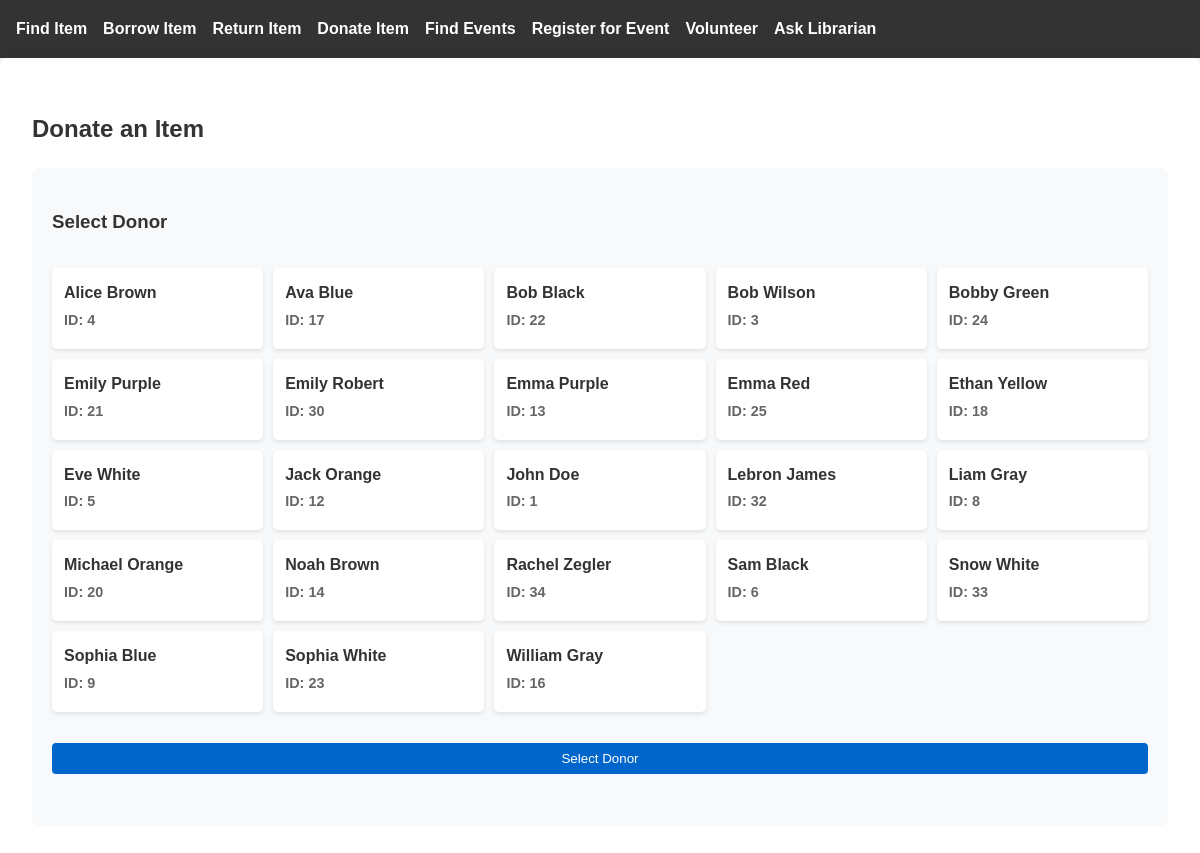
/donate-item, run on an earlier commit of the app's database.
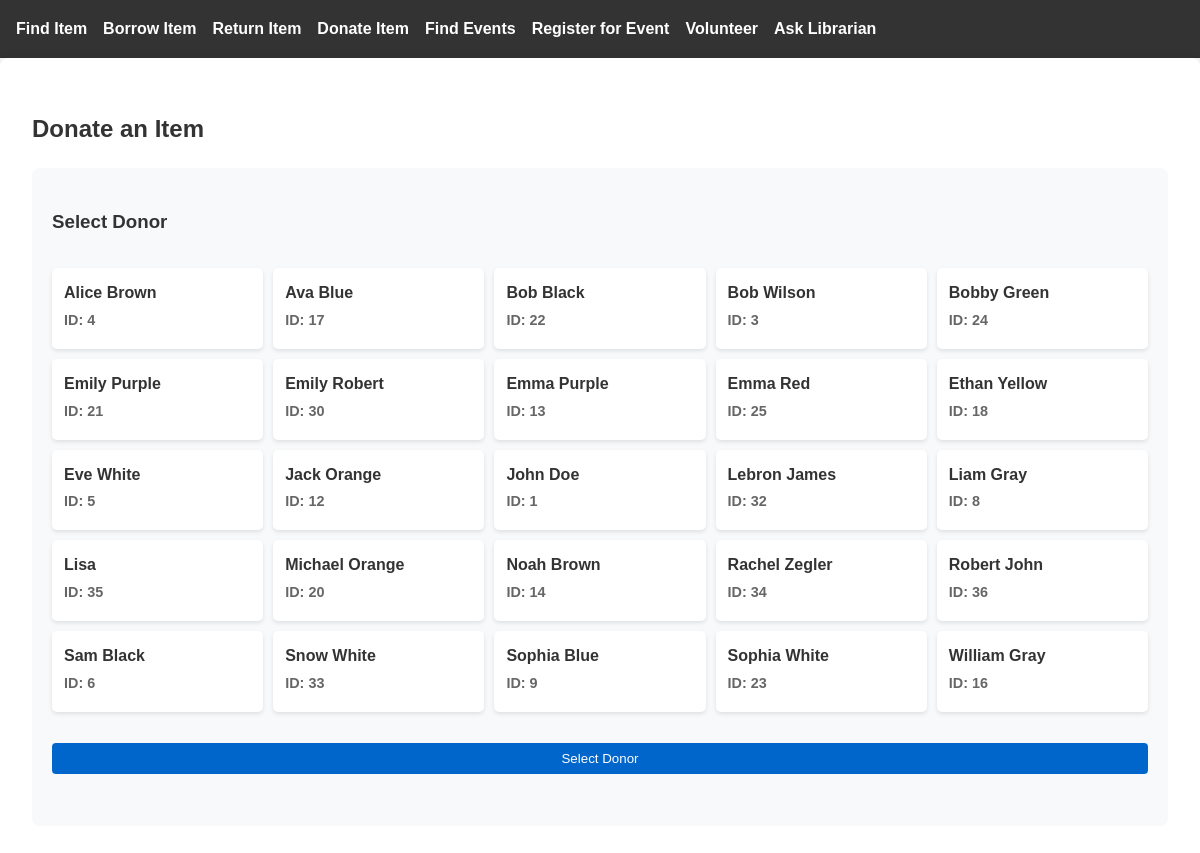
And on a later commit of the database.
### tables this page shows
CREATE TABLE Person (
            PersonID INTEGER PRIMARY KEY AUTOINCREMENT, 
            Name TEXT NOT NULL, 
            Address TEXT, 
            PhoneNumber TEXT, 
            Email TEXT UNIQUE, 
            Role TEXT NOT NULL 
            CHECK (Role IN ('Member', 'Librarian', 'Volunteer'))
        );

### app.py (the view, shortened to what this page needs)
@app.route('/donate-item', methods=['GET', 'POST'])
def donate_item():
    conn = get_db_connection()
    donors = conn.execute("""
        SELECT PersonID, Name FROM Person
            WHERE Role IN ('Member', 'Volunteer', 'Donor')
            ORDER BY Name
        """).fetchall()
    conn.close()
    return render_template('donate_item.html', donors=donors)

### app.py (called while the page is built)
def get_db_connection():
    print("Connecting to database...")
    conn = sqlite3.connect('354_mini_project.db')
    conn.row_factory = sqlite3.Row
    return conn

### templates/donate_item.html (shortened to what this page needs)
{% extends "base.html" %}
{% block content %}
<h2>Donate an Item</h2>
{% if not selected_donor %}
<div class="donor-section">
    <h3>Select Donor</h3>
    <form method="POST" id="donorForm">
        <div class="donor-grid">
            {% for donor in donors %}
            <div class="donor-card {% if selected_donor == donor['PersonID'] %}selected{% endif %}">
                <label for="donor_{{ donor['PersonID'] }}">
                    <span class="donor-name">{{ donor['Name'] }}</span>
                    <span class="donor-id">ID: {{ donor['PersonID'] }}</span>
                </label>
            </div>
            {% endfor %}
        </div>
        <button type="submit" class="btn-select">Select Donor</button>
    </form>
</div>
{% endif %}
{% endblock %}

What changed in the data, as far as the page shows it:
added Person: Name "Lisa", PersonID "35"
added Person: Name "Robert John", PersonID "36"
